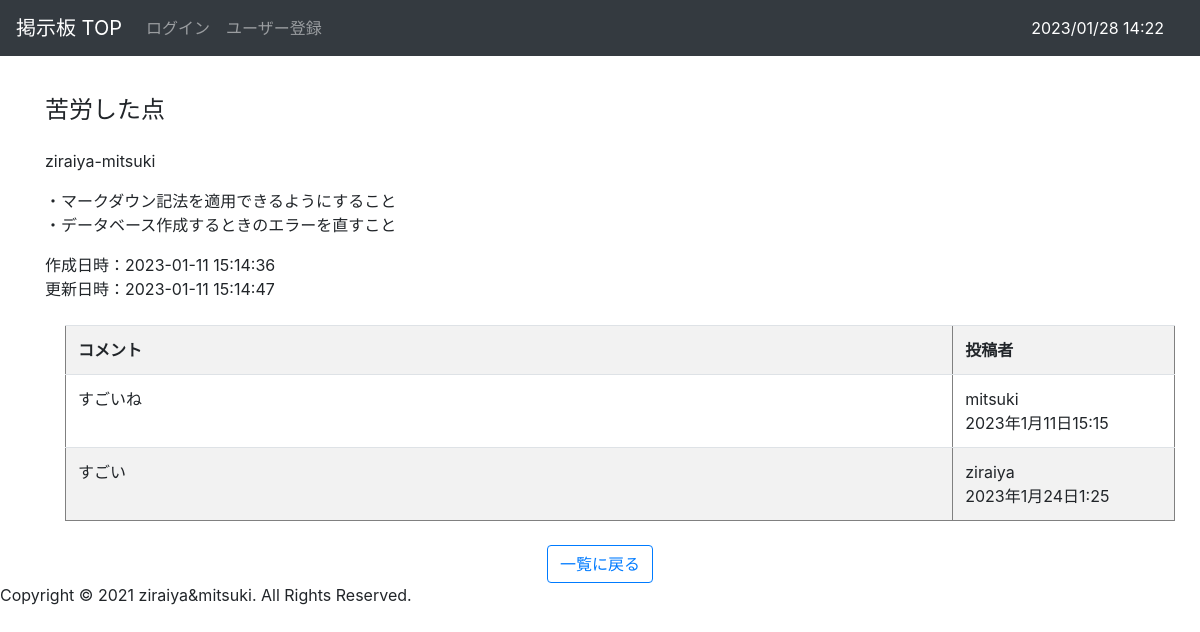
/bbs/8/, run on the app's committed database.
### bbs/models.py (models this page shows, shortened)
class Article(models.Model):
    title = models.CharField(max_length = 200)
    content = models.TextField(max_length=1000)
    author = models.ForeignKey(
        'auth.User',
        on_delete = models.CASCADE,
    )
    created_at = models.DateTimeField(auto_now_add=True)
    updated_at = models.DateTimeField(auto_now=True)

class Comment(models.Model):
    text = models.TextField('本文')
    target = models.ForeignKey(Article, on_delete=models.CASCADE)
    author = models.ForeignKey(
        'auth.User',
        on_delete = models.CASCADE,
    )
    created_at = models.DateTimeField(auto_now_add=True)

### bbs/views.py (the view)
# urls.py: path('<int:pk>/', views.DetailView.as_view(), name='detail'),
class DetailView(generic.DetailView):
    model = Article
    def get_context_data(self, **kwargs):
        context = super().get_context_data(**kwargs)
        context['comment_form'] = CommentCreateForm
        return context

### bbs/templatetags/markdown_extras.py (called while the page is built)
@register.filter()
@stringfilter
def markdown(value):
    return md.markdown(value, extensions=['markdown.extensions.fenced_code'])

### bbs/templates/bbs/article_detail.html (shortened to what this page needs)
{% extends 'layout.html' %}
{% load markdown_extras %}
{% block content %}
<h1 class="mt-3 mb-4">{{ article.title }}</h1>
<div>
    <p>{{ article.author }}</p>
    <p>{{ article.content|markdown|safe }}</p>
    <p>作成日時：{{ article.created_at|date:"Y-m-j H:i:s" }}<br>
        更新日時：{{ article.updated_at|date:"Y-m-j H:i:s" }}</p>
</div>
<table class='table table-striped table-hover' border="1" style="margin: 20px;">
    <tr>
        <th>コメント</th>
        <th width=20%>投稿者</th>
    </tr>
    {% for comment in article.comment_set.all %}
    <tr>
        <td>
            <p>{{ comment.text }}</p>
        </td>
        <td>
            {{ comment.author }}<br>{{ comment.created_at }}<br>
        </td>
    </tr>
    {% endfor %}
</table>
<div class='mt-4' style="text-align: center">
    <a href='{% url "bbs:index" %}' class='btn btn-outline-primary'>一覧に戻る</a>
</div>
{% endblock %}

### templates/layout.html (style rules this page uses)
body { padding-top: 80px; }
h1 { font-size: 150%; }

### data on the page
Article: title "苦労した点", author "ziraiya-mitsuki", content "・マークダウン記法を適用できるようにすること ・データベース作成するときのエラーを直すこと", created_at "2023-01-11 15:14:36", updated_at "2023-01-11 15:14:47"
Comment: text "すごいね", author "mitsuki", created_at "2023年1月11日15:15"
Comment: text "すごい", author "ziraiya", created_at "2023年1月24日1:25"
